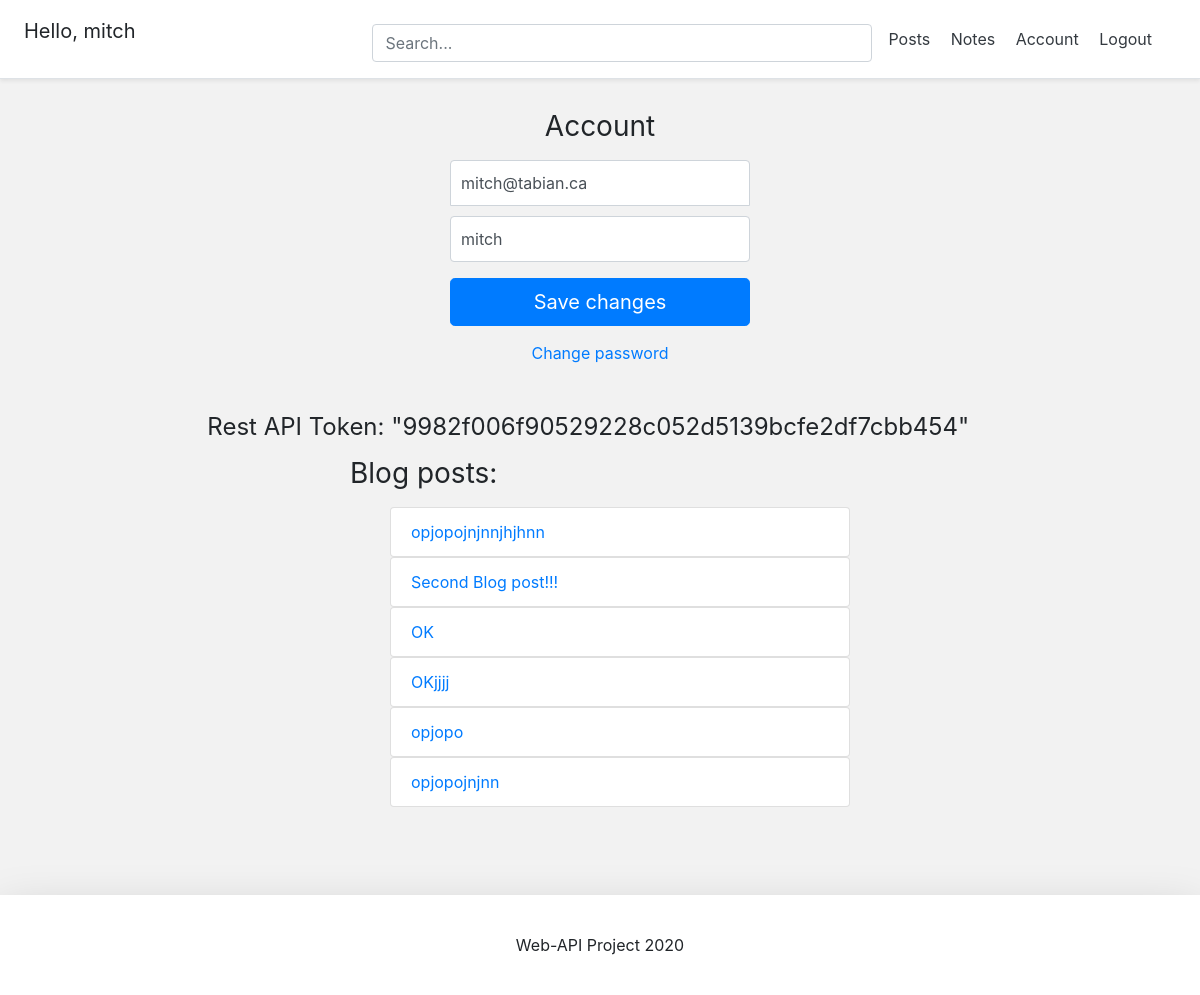
The app's page /account/ (signed in) with its own data.
### account/models.py (models this page shows, shortened)
class Account(AbstractBaseUser):
	email 					= models.EmailField(verbose_name="email", max_length=60, unique=True)
	username 				= models.CharField(max_length=30, unique=True)
	date_joined				= models.DateTimeField(verbose_name='date joined', auto_now_add=True)
	last_login				= models.DateTimeField(verbose_name='last login', auto_now=True)
	is_admin				= models.BooleanField(default=False)
	is_active				= models.BooleanField(default=True)
	is_staff				= models.BooleanField(default=False)
	is_superuser			= models.BooleanField(default=False)
	USERNAME_FIELD = 'email'
	REQUIRED_FIELDS = ['username']
	objects = MyAccountManager()

### blog/models.py (models this page shows)
class BlogPost(models.Model):
	title = models.CharField(max_length=50, null=False, blank=True)
	body = models.TextField(max_length=5000, null=False, blank=True)
	date_published = models.DateTimeField(auto_now_add=True, verbose_name="date published")
	date_updated = models.DateTimeField(auto_now=True, verbose_name="date updated")
	author = models.ForeignKey(settings.AUTH_USER_MODEL, on_delete=models.CASCADE)
	slug = models.SlugField(blank=True, unique=True)
	def __str__(self):
		return self.title

### account/views.py (the view)
# urls.py: path('account/', account_view, name="account"),
def account_view(request):
	user = request.user
	if user.is_authenticated:
		token = Token.objects.filter(user_id=request.user)
		if not request.user.is_authenticated:
				return redirect("login")
		context = {}
		if request.POST:
			form = AccountUpdateForm(request.POST, instance=request.user)
			if form.is_valid():
				form.initial = {
						"email": request.POST['email'],
						"username": request.POST['username'],
				}
				form.save()
				context['success_message'] = "Updated"
		else:
			form = AccountUpdateForm(
				initial={
						"email": request.user.email,
						"username": request.user.username,
					}
				)
		context['account_form'] = form
		blog_posts = BlogPost.objects.filter(author=request.user)
		context['blog_posts'] = blog_posts
		for key in token:
			context['token'] = key
		return render(request, "account/account.html", context)
	else:
		return redirect("login")

### account/forms.py (shortened to what this page needs)
class AccountUpdateForm(forms.ModelForm):
	class Meta:
		model = Account
		fields = ('email', 'username', )

### account/templates/account/account.html (shortened to what this page needs)
{% extends 'base.html' %}
{% block content %}
<form class="form-signin" method="post">{% csrf_token %}
  <h1 class="h3 mb-3 font-weight-normal">Account</h1>
  <input type="email" name="email" id="inputEmail" class="form-control" placeholder="Email address" required autofocus value={{account_form.initial.email}}>
  <input type="text" name="username" id="inputUsername" class="form-control" placeholder="Username" required
  value="{{account_form.initial.username}}">
  <button class="btn btn-lg btn-primary btn-block" type="submit">Save changes</button>
</form>
<div class="d-flex flex-column">
  <a class="m-auto" href="{% url 'password_change' %}">Change password</a>
</div>
<div class="container mt-4 p-4">
  <div class="row">
      <h4 style="margin-left: 15%" class="mb-3 font-weight-normal">Rest API Token: "{{token}}"</h4>
  </div>
  <div class="row">
    <div class="blog-posts">
      <h3 class="mb-3 font-weight-normal">Blog posts:</h3>
      {% if blog_posts %}
      <ul>
        {% for post in blog_posts %}
          <a href="{% url 'blog:detail' post.id %}" style="text-decoration: none;">
            <li class="list-group-item">{{post}}</li>
          </a>
        {% endfor %}
      </ul>
      {% else %}
        <p>You have no blog posts. Create a post <a href="{% url 'blog:create' %}">here</a>.</p>
      {% endif %}
    </div>
  </div>
</div>
{% endblock content %}

### templates/snippets/header.html (shortened to what this page needs)
<div class="d-flex flex-column flex-md-row align-items-center p-3 px-md-4 mb-3 bg-white border-bottom shadow-sm">
  <h5 class="my-0 mr-md-auto font-weight-normal">
  	{% if request.user.is_authenticated %}
  		<p>Hello, {{request.user.username}}</p>
  	{% endif %}
  </h5>
 	{% if blog_posts %}
  <div class="search-bar mt-sm-2 mr-2">
  	<form onsubmit="return executeQuery();">
  		<input type="text" class="form-control" name="q" id="id_q" placeholder="Search...">
  	</form>
  </div>
	{% endif %}
  <nav class="my-2 my-md-0 mr-md-3">
  	{% if request.user.is_authenticated %}
	  	<a class="p-2 text-dark" href="{% url 'home' %}">Posts</a>
	  	  <a class="p-2 text-dark" href="{% url 'notes' %}">Notes</a>
	    <a class="p-2 text-dark" href="{% url 'account' %}">Account</a>
	    <a class="p-2 text-dark" href="{% url 'logout' %}">Logout</a>
	{% else %}
	    <a class="p-2 text-dark" href="{% url 'login' %}">Login</a>
	    <a class="btn btn-outline-primary" href="{% url 'register' %}">Register</a>
	{% endif %}
  </nav>
</div>

### templates/snippets/base_css.html (style rules this page uses)
body { background-color: #f2f2f2; }

### templates/snippets/header.html (style rules this page uses)
@media (min-width: 768px) { html { font-size: 16px; } }
.search-bar { max-width: 500px; width: 100%; }
form { width: 100%; }

### account/templates/account/account.html (style rules this page uses)
.form-signin { width: 100%; max-width: 330px; padding: 15px; margin: auto; }
.form-signin .form-control { position: relative; box-sizing: border-box; height: auto; padding: 10px; font-size: 16px; }
.form-signin input[type="email"] { margin-bottom: 10px; border-bottom-right-radius: 0; border-bottom-left-radius: 0; }
.h3 { text-align: center; }
.blog-posts { max-width: 500px; width:100%; margin: auto; }

### records on screen
Account: user.username "mitch", email "mitch@tabian.ca", username "mitch"
BlogPost: title "opjopojnjnnjhjhnn"
BlogPost: title "Second Blog post!!!"
BlogPost: title "OK"
BlogPost: title "OKjjjj"
BlogPost: title "opjopo"
BlogPost: title "opjopojnjnn"

### other values on screen
{{ token }} "9982f006f90529228c052d5139bcfe2df7cbb454"
